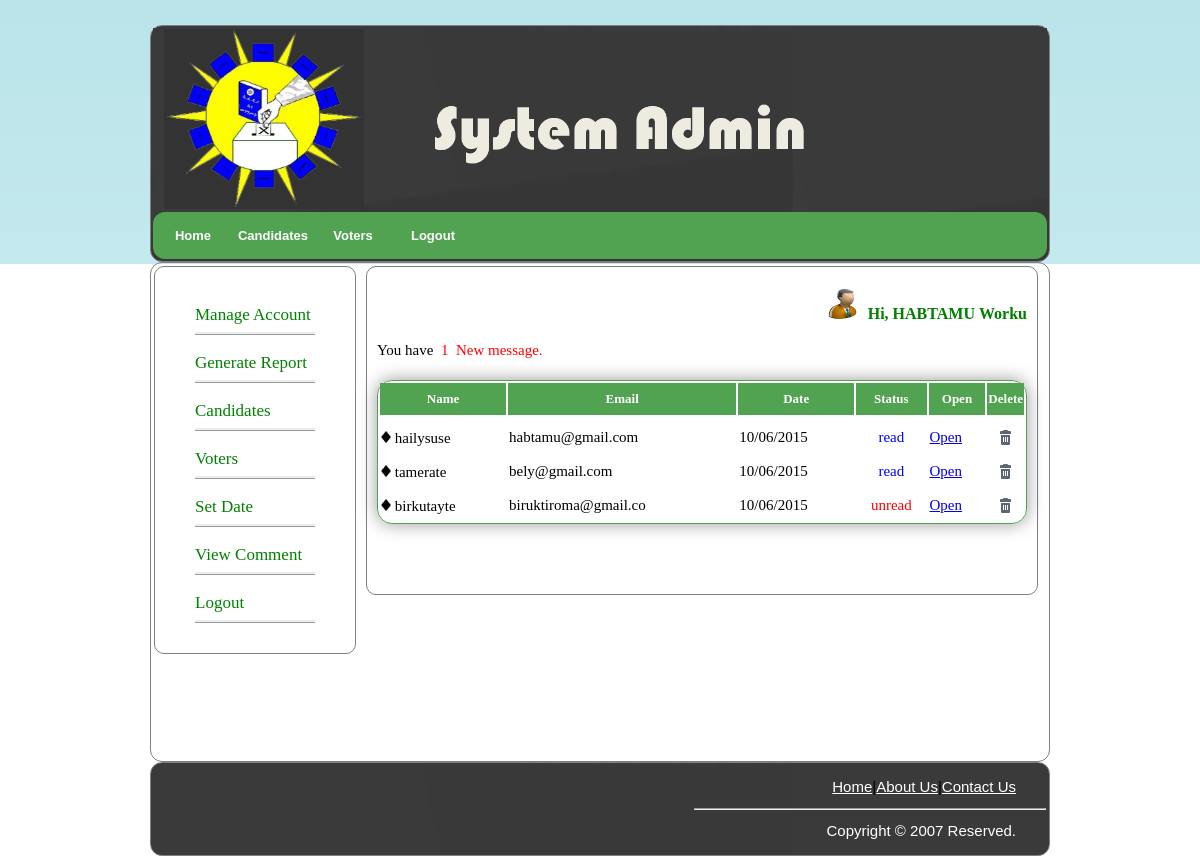
/v_comment.php (signed in), run on the app's committed database.
### tables this page shows
CREATE TABLE IF NOT EXISTS `user` (
  `fname` varchar(25) NOT NULL,
  `mname` varchar(25) NOT NULL,
  `lname` varchar(25) NOT NULL,
  `u_id` varchar(15) NOT NULL,
  `sex` varchar(10) NOT NULL,
  `age` varchar(25) NOT NULL,
  `phone` varchar(15) NOT NULL,
  `email` varchar(30) NOT NULL,
  `role` varchar(20) NOT NULL,
  `username` varchar(25) NOT NULL,
  `password` varchar(255) NOT NULL,
  `status` int(1) NOT NULL,
  `station` varchar(25) NOT NULL,
  PRIMARY KEY (`u_id`),
  KEY `email` (`email`)
);

CREATE TABLE IF NOT EXISTS `comment` (
  `c_id` int(22) NOT NULL AUTO_INCREMENT,
  `u_id` varchar(200) NOT NULL,
  `name` varchar(60) NOT NULL,
  `email` varchar(20) NOT NULL,
  `content` varchar(500) NOT NULL,
  `date` varchar(20) NOT NULL,
  `status` varchar(10) NOT NULL,
  PRIMARY KEY (`c_id`),
  KEY `u_id` (`u_id`)
);

### v_comment.php (the view, shortened to what this page needs)
<?php
$user_id=$_SESSION['u_id'];
$result=mysql_query("select * from user where u_id='$user_id'")or die(mysql_error);
$row=mysql_fetch_array($result);
$FirstName=$row['fname'];
$middleName=$row['mname'];
?>
<!DOCTYPE html PUBLIC "-//W3C//DTD XHTML 1.0 Transitional//EN" "http://www.w3.org/TR/xhtml1/DTD/xhtml1-transitional.dtd">
<html xmlns="http://www.w3.org/1999/xhtml">
<head>
<link rel="stylesheet" href="main.css" type="text/css" media="screen"/>
<link href="menu.css" rel="stylesheet" type="text/css" media="screen" />
</head>
<body>
<table align="center" style="width:900px;border:1px solid gray;background:white url(img/tbg.png) repeat-x left top;border-radius:12px">
<tr style="height:auto;border-radius:12px;background: white url(img/tbg.png) repeat-x left top;">
<th colspan="2">
<a href="system_admin.php"><img src="img/logo.jpg" width="200px" height="180px" align="left" style="margin-left:10px"></a>
<img src="img/system.png" 	width="450px" style="margin-left:30px;margin-top:40px" align="center">
</th>
</tr>
<tr>
<td colspan="2" bgcolor="#51a351" id="Menus" style="height:auto;border-radius:12px;">
		<ul>
			<li><a href="system_admin.php">Home</a></li>
						<li><a href="a_candidate.php">Candidates</a></li>
			<li><a href="voters.php">Voters</a></li>
			<li><a href="logout.php">Logout</a></li>
		</ul>
</td>
</tr>
</table>
<table align="center" style="width:900px;border:1px solid gray;border-radius:12px;" height="500px">
<tr valign="top">
<td><div style="clear: both"></div>
        <div id="left">
            <ul>
                <li>
                    <a href="manage_account.php">Manage Account</a></li>
					                <li>
                    <a href="a_generate.php">Generate Report</a></li>
					<li>
                    <a href="a_candidate.php">Candidates</a></li>
                <li>
                    <a href="voters.php">Voters</a></li>
				<li>
                    <a href="setDate.php">Set Date</a></li>
					<li>
                    <a href="v_comment.php">View Comment</a></li>
				    <li><a href="logout.php">Logout</a></li>
            </ul>
        </div>
		</td>
		<td><div id="right">
            <div class="desk">
           <h1 align="right"><?php
echo '<img src="img/people.png" width="40px" height="30px">&nbsp;'.'<font style="text-transform:capitalize;" face="times new roman" color="green" size="3">Hi,&nbsp;'.$FirstName."&nbsp;".$middleName." ".'</font>';?></h1>
<br>
<?php
			$av=mysql_query("select *from comment where status='unread'");
			$countav=mysql_num_rows($av);
			echo 'You have &nbsp;<font color="red" >'.$countav. '&nbsp; New message.</font>' ;
			echo"<br><br>";
			?>
<br>
<table align='center' style='width:650px;border-radius:15px;border:1px solid #51a351; -webkit-box-shadow:0 0 18px rgba(0,0,0,0.4); -moz-box-shadow:0 0 18px rgba(0,0,0,0.4); box-shadow:0 0 18px rgba(0,0,0,0.4);'>
<tr>
<th style='height:30px;	text-align:center;color:#000;	font-weight:bold;background-color:#51a351;'><font color='white' size='2'>Name</th>
<th style='height:30px;	text-align:center; color:#000;	font-weight:bold;background-color:#51a351;'><font color='white' size='2'>Email</th>
<th style='height:30px;	text-align:center; color:#000;	font-weight:bold;background-color:#51a351;'><font color='white' size='2'>Date</th>
<th style='height:30px;	text-align:center; color:#000;	font-weight:bold;background-color:#51a351;'><font color='white' size='2'>Status</th>
<th style='height:30px;	text-align:center; color:#000;	font-weight:bold;background-color:#51a351;'><font color='white' size='2'>Open</th>
<th style='height:30px;	text-align:center; color:#000;	font-weight:bold;background-color:#51a351;'><font color='white' size='2'>Delete</th>
</tr>
<?php
$result = mysql_query("SELECT * FROM comment");
echo"<tr><td>";
echo"</td></tr>";
while($row = mysql_fetch_array($result))
  {
$ctrl = $row['c_id'];
$name=$row['name'];
$email=$row['email'];
$date=$row['date'];
$status=$row['status'];
?>
<tr>
<td><img src="img/bul.jpg" width="10px">&nbsp;<?php echo $name;?></td>
<td><?php echo $email;?></td>
<td><?php echo $date;?></td>
<?php
if($status=='unread')
{
print("
<td style='height:30px;	color:red;	text-align:center;'>unread</td>");
}
else
{
print("
<td style='height:30px;	color:blue;	text-align:center;'>read</td>");
}
?>
						<?php
						print("
		<td style='height:30px;'><a href = 'open_com.php?key=".$ctrl."'>Open</a></td>
		<td style='height:30px;' align = 'center' width = '1'><a href = 'delete_com.php?key=".$ctrl."'><img width='15px' height='15px' src = 'img/actions-delete.png' title='Delete' onclick='isdelete();'></img></a></td>
		");?>
		</tr>
<?php
  }
print( "</table><br><br><br>");
?>
				<br><br></div>
        </div>
</td>
</tr>
</table>
<table align="center" style="width:900px;border-radius:12px;border:1px solid gray;background:white url(img/tbg.png) repeat-x left top;" height="70px" >
<tr>
<td id="link">
<p style="text-align:right;padding-right:30px;"><a  href="index.php">Home</a>|<a href="about.php">About Us</a>|<a href="contact.php">Contact Us</a></p>
<p ><hr width="350px" align="right"></p>
<p style="text-align:right;padding-right:30px;"><font color="#ffffff">Copyright &copy; 2007 Reserved.</font></p>
</td>
</tr>
</table>
</body>
</html>

### main.css (style rules this page uses)
body { margin: 0; padding: 0; background: white url(img/bg.png) repeat-x left top; position:relative; font-family:Verdana, Arial, Helvetica, sans-serif; font-size:15px; line-height:12px; text-align:justify; padding-left:0px; margin-top:25px }
#link a:link { color: #ffffff }
#left { float: left; width: 200px; border: 1px solid gray; border-radius: 10px; }
#left ul { margin-right: 30px; margin-top: 30px; margin-bottom: 30px; }
#left ul li { list-style: none; line-height: 35px; border-color: green; border-bottom-color: green; border-bottom: ridge; margin-top: 10px; margin-right: 10px; }
#left ul li a { text-decoration: none; font-family: Cambria; font-size: 17px; color: green; }
.desk { width:650px; margin-left:-80px; height:auto; border:1px solid gray; border-radius:10px; padding:10px 10px 10px 10px; }
#right { float: right; width: 550px; margin-right: 50px; font-family: Century; }
#right h1 { margin-left: 20px; color: green; font-family: Century; font-size: 18px; }

### menu.css (style rules this page uses)
#Menus { width: 750px; height:17px; margin: 0 auto; padding: 0; }
#Menus ul { margin: 0; padding: 0; list-style: none; line-height: normal; }
#Menus li { float: left; }
#Menus a { display: block; width: 80px; height: 31px; padding-top: 16px; text-decoration: none; text-align: center; font-family: Arial, Helvetica, sans-serif; font-size: 13px; font-weight: bold; border-radius:13px; color:white; }

### data on the page
user: fname "HABTAMU", mname "Worku"
comment: name "hailysuse", email "habtamu@gmail.com", date "10/06/2015", status "read"
comment: name "tamerate", email "bely@gmail.com", date "10/06/2015", status "read"
comment: name "birkutayte", email "biruktiroma@gmail.co", date "10/06/2015", status "unread"

### other printed values
$countav "1"
